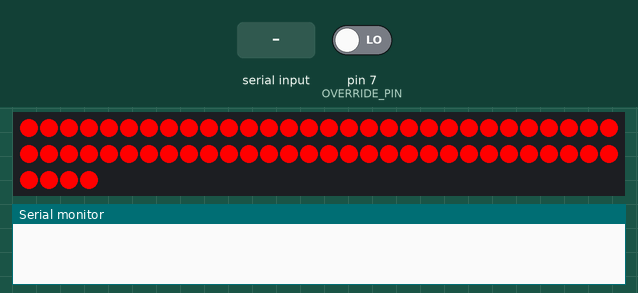
The sketch below on a simulated Arduino Nano, built with avr-gcc and run on an emulated ATmega328P. Shown: 64 RGB LEDs in strip order, left to right, continuing on the next row, the last lines printed to the serial monitor. Inputs (shaded band) come from the test bench; at power-on: pin 7 (OVERRIDE_PIN) LOW.

Above: at 0.1 s.
2.7 s: "2" received over Serial
At 3.9 s:
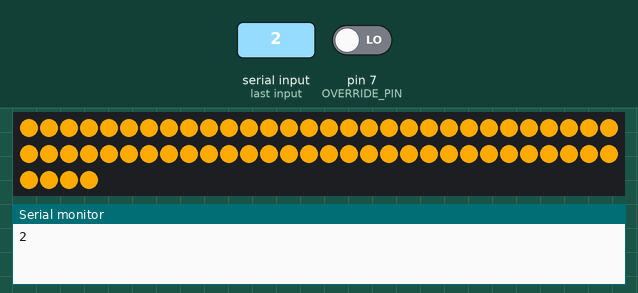
4.2 s: "3" received over Serial
At 5.0 s:
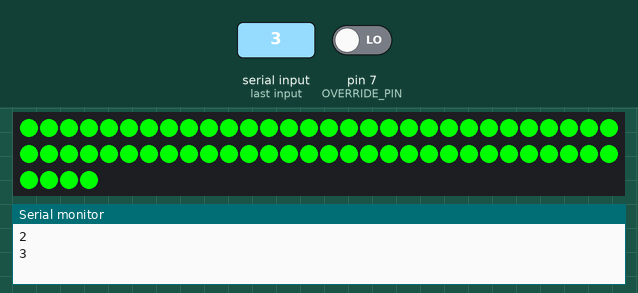
5.7 s: "0" received over Serial
At 6.2 s:
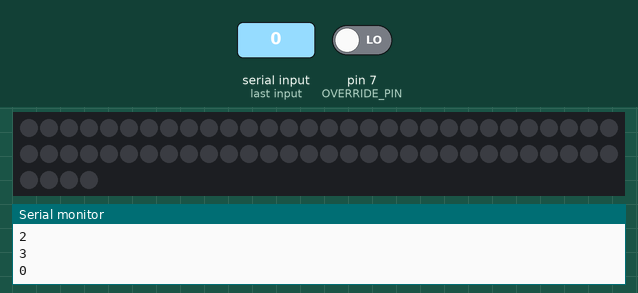
7.2 s: "1" received over Serial
At 8.5 s:
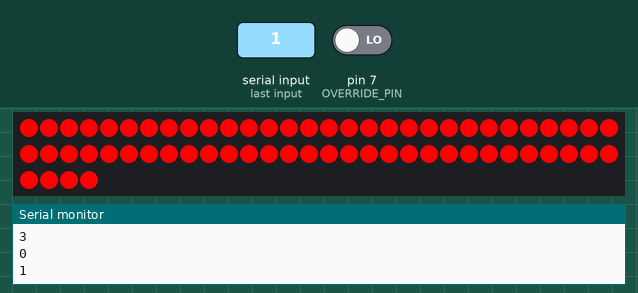
Timing chart, 0 to 9.7 s (numbered marks = the images above; inputs shaded):
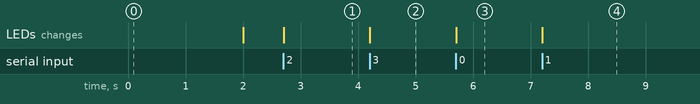

Measured:
- after the input at 2.7 s, the LEDs: change at once (image 1)
- after the input at 4.2 s, the LEDs: change at once (image 2)
- after the input at 5.7 s, the LEDs: change at once (image 3)
- after the input at 7.2 s, the LEDs: change at once (image 4)

The sketch:

LED.ino
```cpp
// 8x8 WS2812B status indicator - Arduino Nano
//
// Hardware:
//   Matrix DIN -> D9 (through 330-470 ohm, placed at the matrix end)
//   Matrix VCC -> 5 V rail        Matrix GND -> supply GND *and* Nano GND
//   1000 uF across VCC/GND at the panel.
//   D7 -> override input. HIGH = forced RED, outranks everything.
//
// Serial @115200, one ASCII char per command:
//   '0' off   '1' RED   '2' YELLOW   '3' GREEN
// Before the first command arrives, the panel flashes RED at a 2 s interval.

#include <Adafruit_NeoPixel.h>

#define LED_PIN            6
#define NUM_PIXELS         64
#define PIXEL_TYPE         (NEO_GRB + NEO_KHZ800)   // 3-pin panel = 3-byte GRB
#define BRIGHTNESS         255      // see power note at the bottom before raising this
#define OVERRIDE_PIN       7
#define FLASH_INTERVAL_MS  2000    // 2 s on, 2 s off

// 0 = literal spec: flashing stops for good at the first command.
// Set to e.g. 5000 to resume flashing after 5 s of serial silence.
#define COMMS_TIMEOUT_MS   0

Adafruit_NeoPixel pixels(NUM_PIXELS, LED_PIN, PIXEL_TYPE);

char state = '1';
bool haveCmd = false;                 // no command received yet -> flashing
unsigned long lastCmdMs   = 0;
unsigned long lastFlashMs = 0;
bool flashOn = false;

uint32_t shownColor = 0xFFFFFFFFUL;   // sentinel: nothing pushed yet
unsigned long lastShowMs = 0;
#define REFRESH_INTERVAL_MS 1000      // keepalive so a glitched pixel self-heals

// show() disables interrupts for ~2.4 ms at 64 pixels, and loop() calls this every pass.
// Skipping the wire when nothing changed keeps the UART from dropping command bytes.
void fill(uint8_t r, uint8_t g, uint8_t b) {
  uint32_t c = pixels.Color(r, g, b);
  unsigned long now = millis();
  if (c == shownColor && (now - lastShowMs) < REFRESH_INTERVAL_MS) return;

  for (int i = 0; i < NUM_PIXELS; i++) pixels.setPixelColor(i, c);
  pixels.show();
  shownColor = c;
  lastShowMs = now;
}

void setup() {
  Serial.begin(115200);
  pinMode(OVERRIDE_PIN, INPUT);   // external divider provides the pull-down
  pixels.begin();
  pixels.setBrightness(BRIGHTNESS);
  fill(255, 0, 0);                // RED at power-on
  lastFlashMs = millis();
  flashOn = true;
}

void loop() {
  // Read serial first. Reading does not touch the panel, so the override still wins.
  while (Serial.available()) {
    char c = Serial.read();
    if (c == '0' || c == '1' || c == '2' || c == '3') {
      state = c;
      haveCmd = true;
      lastCmdMs = millis();
      Serial.println(state);      // echo so the host can confirm the link
    }
  }

  // ---------- D7 override ----------
  if (digitalRead(OVERRIDE_PIN) == HIGH) {
    fill(255, 0, 0);
    return;
  }

  // ---------- waiting for a command ----------
  bool waiting = !haveCmd;
#if COMMS_TIMEOUT_MS > 0
  if (haveCmd && (millis() - lastCmdMs > COMMS_TIMEOUT_MS)) waiting = true;
#endif

  if (waiting) {
    if (millis() - lastFlashMs >= FLASH_INTERVAL_MS) {
      lastFlashMs = millis();
      flashOn = !flashOn;
    }
    if (flashOn) fill(255, 0, 0); else fill(0, 0, 0);
    return;
  }

  // ---------- commanded state ----------
  switch (state) {
    case '0': fill(0,   0,   0); break;   // off
    case '1': fill(255, 0,   0); break;   // red
    case '2': fill(255, 170, 0); break;   // yellow
    case '3': fill(0,   255, 0); break;   // green
  }
}

/*
  POWER
  64 WS2812B at BRIGHTNESS 60: roughly 300 mA solid red, 800 mA solid white.
  At BRIGHTNESS 255 it is ~1.3 A red and ~3.5 A white. Give the panel its own 5 V
  supply rather than the Nano's 5 V pin, and tie the grounds together.

  D7 AS WIRED
  HIGH = killed, and the wire is what holds it HIGH, so a cut wire or dead relay reads
  LOW and the panel keeps showing the last commanded colour. If you want open-circuit
  faults to land on RED instead: pinMode(OVERRIDE_PIN, INPUT_PULLUP) and wire the relay
  to pull D7 to GND while thruster power is live. The HIGH == killed test stays as is.

  ORIENTATION
  Nothing here is position-dependent - every pixel gets the same colour, so panel
  layout and zigzag wiring do not matter.
*/
```
